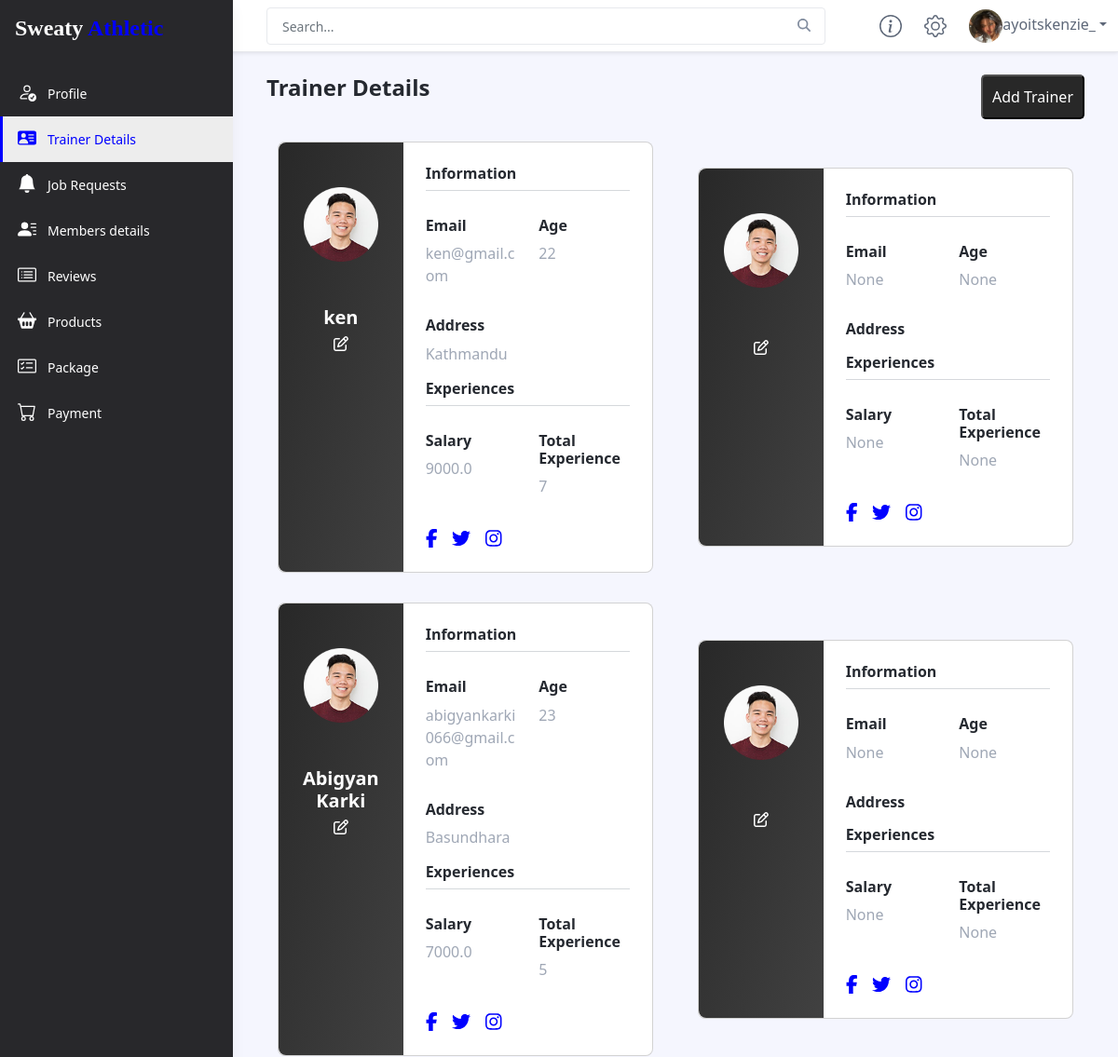
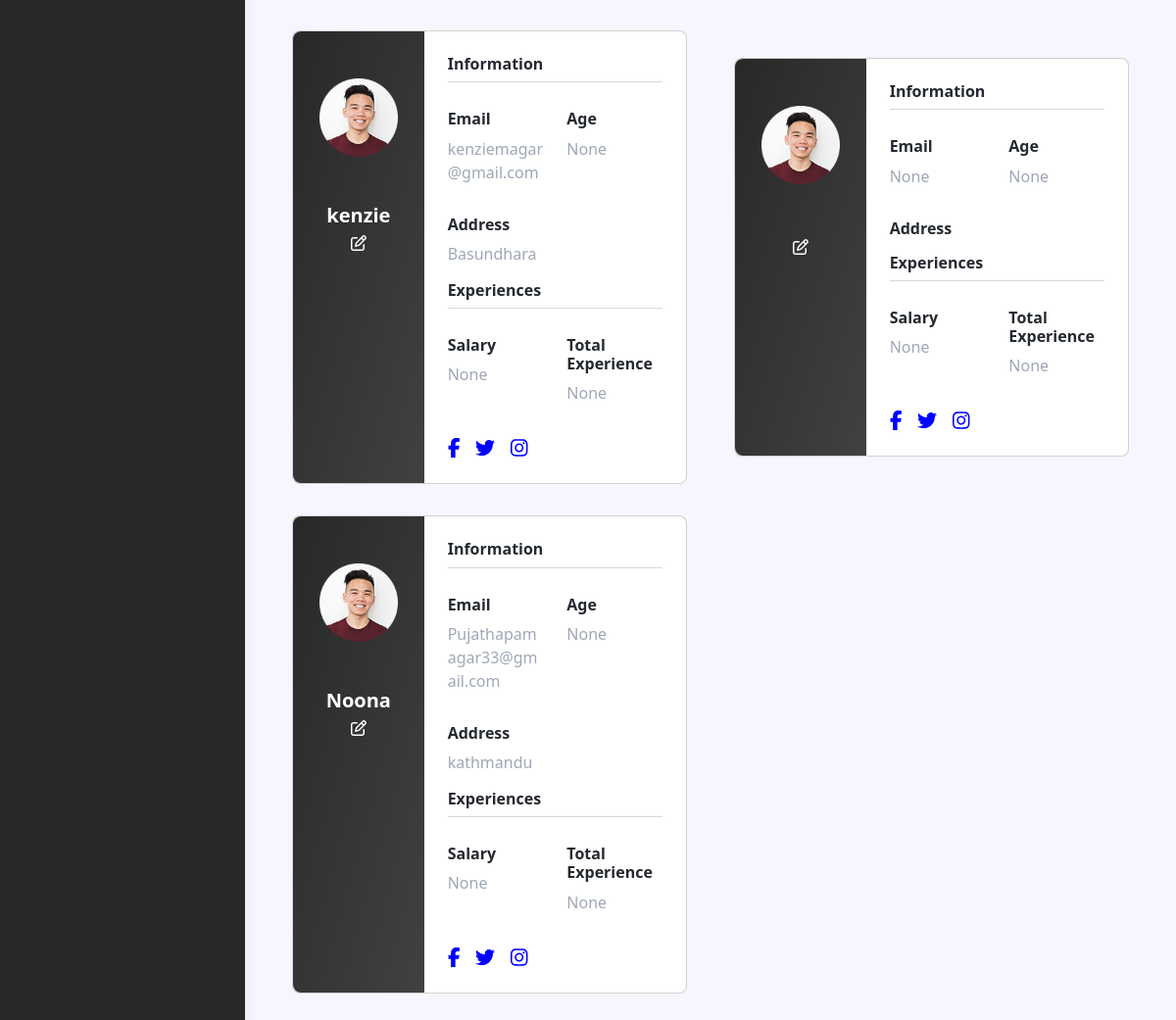
/admin_dashboard/trainer_details/ (signed in), run on the app's committed database (2 pictures, top to bottom).
### accounts/models.py (models this page shows, shortened)
class CustomUser(AbstractBaseUser):
    User_Choices = (
        ("Trainer","Trainer"),
        ("Admin","Admin"),
        ("Customer","Customer")
    )
    id = models.AutoField(primary_key=True,unique=True)
    username = models.CharField(unique=True,max_length=50, verbose_name="Username")
    date_joined = models.DateTimeField(default=datetime.datetime.now)
    user_type = models.CharField(max_length = 20,choices = User_Choices,default = "Customer", verbose_name="User Type")
    is_staff = models.BooleanField(default=False)
    is_active = models.BooleanField(default=True)
    is_superuser = models.BooleanField(default=False)
    profile_image = models.ImageField(upload_to='media/profile_image/',null=True,blank=True,verbose_name='Profile Image')
    USERNAME_FIELD = "username"
    REQUIRED_FIELDS = ['user_type']
    objects = CustomUserManager()
    def __str__(self):
        return self.username

class Trainer_Details(models.Model):
    User = models.ForeignKey(CustomUser,on_delete=models.CASCADE,related_name='Trainer_Details')
    Name = models.CharField(max_length=100,verbose_name="Name",null=False)
    Age = models.IntegerField(null=True,verbose_name="Age")
    Email = models.CharField(max_length=50,null=True,blank=True,verbose_name="Email")
    Address = models.TextField()
    Experience = models.IntegerField(null=True,verbose_name="Experience")
    Salary = models.FloatField(null=True,blank=True)
    Customer = models.ManyToManyField(Customer_Details,blank=True,related_name='Customer')
    facebook = models.URLField(verbose_name='facebook',blank=True,null=True)
    twitter = models.URLField(verbose_name='Twitter',blank=True,null=True)
    instagram = models.URLField(verbose_name='Instagram',blank=True,null=True)

### appadmin/views.py (the view)
# urls.py: path('trainer_details/',views.trainer_details),
@login_required(login_url='/login/')
def trainer_details(request):
    trainer = Trainer_Details.objects.all()
    return render(request,'admin_dashboard/trainer_details.html',{'act1':'active','trainers':trainer})

### templates/admin_dashboard/trainer_details.html (shortened to what this page needs)
{% include 'admin_dashboard/upper.html' %}
<div class="app-wrapper">
    <div class="app-content pt-3 p-md-3 p-lg-4">
        <div class="container-xl">
            <div class="position-relative mb-3">
                <div class="row g-3 justify-content-between">
                    <div class="col-auto">
                        <h1 class="app-page-title mb-0">Trainer Details</h1>
                    </div>
                    <div class="col-auto">
                        <div class=" page-utilities sbtn">
                            <a href="/admin_dashboard/trainer_details/add_trainer/"><button class="btn1">Add Trainer</button></a>
                        </div>
                    </div>
                </div>
            </div>
            <div class="row">
                {% for i in trainers %}
                    <section class="col-lg-6">
                        <div class="container py-2 h-100">
                        <div class="row d-flex justify-content-center align-items-center h-100">
                            <div class="col col-lg-6 mb-4 mb-lg-0 pcard">
                            <div class="card mb-3" style="border-radius: .5rem;">
                                <div class="row g-0">
                                <div class="col-md-4 gradient-custom text-center text-white"
                                    style="border-top-left-radius: .5rem; border-bottom-left-radius: .5rem;">
                                    <img src="/static/customer_dashboard/images/profiles/profile-4.png"
                                    alt="Avatar" class="img-fluid my-5" style="width: 80px;" />
                                    <h5 class="text-white">{{i.Name}}</h5>
                                    <a href="/admin_dashboard/trainer_details/edit" class="text-white"><i class="far fa-edit mb-5"></i></a>
                                </div>
                                <div class="col-md-8">
                                    <div class="card-body p-4">
                                    <h6>Information</h6>
                                    <hr class="mt-0 mb-4">
                                    <div class="row pt-1">
                                        <div class="col-6 mb-3">
                                        <h6>Email</h6>
                                        <p class="text-muted">{{i.Email}}</p>
                                        </div>
                                        <div class="col-6 mb-3">
                                        <h6>Age</h6>
                                        <p class="text-muted">{{i.Age}}</p>
                                        </div>
                                    </div>
                                    <div class="mb-3">
                                        <h6>Address</h6>
                                        <p class="text-muted">{{i.Address}}</p>
                                        </div>
                                    <h6>Experiences</h6>
                                    <hr class="mt-0 mb-4">
                                    <div class="row pt-1">
                                        <div class="col-6 mb-3">
                                        <h6>Salary</h6>
                                        <p class="text-muted">{{i.Salary}}</p>
                                        </div>
                                        <div class="col-6 mb-3">
                                        <h6>Total Experience</h6>
                                        <p class="text-muted">{{i.Experience}}</p>
                                        </div>
                                    </div>
                                    <div class="socio d-flex justify-content-start">
                                        <a href="#!"><i class="fab fa-facebook-f fa-lg me-3"></i></a>
                                        <a href="#!"><i class="fab fa-twitter fa-lg me-3"></i></a>
                                        <a href="#!"><i class="fab fa-instagram fa-lg"></i></a>
                                    </div>
                                    </div>
                                </div>
                                </div>
                            </div>
                            </div>
                        </div>
                        </div>
                    </section>
                {% endfor %}
            </div>
        </div>
    </div>
</div>
</body>
</html>

### templates/admin_dashboard/upper.html (shortened to what this page needs)
{% load static %}
<!DOCTYPE html>
<html lang="en">
<head>
    <link id="theme-style" rel="stylesheet" href="{% static 'customer_dashboard/css/portal.css' %}">
</head>
<body class="app">
    <header class="app-header fixed-top">
        <div class="app-header-inner">
	        <div class="container-fluid py-2">
		        <div class="app-header-content">
		            <div class="row justify-content-between align-items-center">
		            <div class="app-search-box col">
		                <form class="app-search-form">
							<input type="text" placeholder="Search..." name="search" class="form-control search-input">
							<button type="submit" class="btn search-btn btn-primary" value="Search"><i class="fas fa-search"></i></button>
				        </form>
		            </div>
		            <div class="app-utilities col-auto">
						<div class="app-utility-item">
				            <a href="#" title="Help">
					        </a>
					    </div>
			            <div class="app-utility-item">
				            <a href="#" title="Settings">
					        </a>
					    </div>
			            <div class="app-utility-item app-user-dropdown dropdown">
							{%if request.user.profile_image  %}
				            	<a class="dropdown-toggle" id="user-dropdown-toggle" data-bs-toggle="dropdown" href="#" role="button" aria-expanded="false"><img class="profile-image" src="{{request.user.profile_image.url}}" alt="user profile">{{request.user}}</a>
							{% endif %}
			            </div>
		            </div>
		        </div>
	            </div>
	        </div>
        </div>
        <div id="app-sidepanel" class="app-sidepanel">
	        <div class="sidepanel-inner d-flex flex-column">
		        <div class="app-branding">
		            <a class="app-logo"><a class="navbar-brand"><h2 style="font-size: 1.5rem;font-family: 'Dancing Script', cursive;color: white;">Sweaty <span style="color:blue">Athletic</span></h2></a></a>
		        </div>
			    <nav id="app-nav-main" class="app-nav app-nav-main flex-grow-1">
				    <ul class="app-menu list-unstyled accordion" id="menu-accordion">
						<li class="nav-item">
					        <a class="nav-link {{act}}" href="/admin_dashboard/">
						        <span class="nav-icon">
						         </span>
		                         <span class="nav-link-text">Profile</span>
					        </a>
					    </li>
					    <li class="nav-item">
					        <a class="nav-link {{act1}}" href="/admin_dashboard/trainer_details/">
						        <span class="nav-icon">
						         </span>
		                         <span class="nav-link-text">Trainer Details</span>
					        </a>
					    </li>
						<li class="nav-item">
					        <a class="nav-link {{act6}}" href="/admin_dashboard/job_request/">
						        <span class="nav-icon">
									<svg xmlns="http://www.w3.org/2000/svg" width="16" height="16" fill="currentColor" class="bi bi-bell-fill" viewBox="0 0 16 16">
										<path d="M8 16a2 2 0 0 0 2-2H6a2 2 0 0 0 2 2zm.995-14.901a1 1 0 1 0-1.99 0A5.002 5.002 0 0 0 3 6c0 1.098-.5 6-2 7h14c-1.5-1-2-5.902-2-7 0-2.42-1.72-4.44-4.005-4.901z"/>
									  </svg>
						         </span>
		                         <span class="nav-link-text">Job Requests</span>
					        </a>
					    </li>
					    <li class="nav-item">
					        <a class="nav-link {{act2}}" href="/admin_dashboard/Members_details/">
						        <span class="nav-icon">
						         </span>
		                         <span class="nav-link-text">Members details</span>
					        </a>
					    </li>
					    <li class="nav-item">
					        <a class="nav-link {{act3}}" href="/admin_dashboard/Reviews">
						        <span class="nav-icon">
						         </span>
		                         <span class="nav-link-text">Reviews</span>
					        </a>
					    </li>
					    <li class="nav-item">
					        <a class="nav-link {{act4}}" href="/admin_dashboard/Products/">
						        <span class="nav-icon">
						         </span>
		                         <span class="nav-link-text">Products</span>
					        </a>
					    </li>
						<li class="nav-item">
					        <a class="nav-link {{act7}}" href="/admin_dashboard/package/">
						        <span class="nav-icon">
						         </span>
		                         <span class="nav-link-text">Package</span>
					        </a>
					    </li>
					    <li class="nav-item">
					        <a class="nav-link {{act5}}" href="/admin_dashboard/payment/">
						        <span class="nav-icon">
						         </span>
		                         <span class="nav-link-text">Payment</span>
					        </a>
					    </li>
				    </ul>
			    </nav>
	        </div>
	    </div>
    </header>

### templates/admin_dashboard/upper.html (style rules this page uses)
.navbar-brand { color: white; font-family: 'Dancing Script', cursive; font-size: 1rem; }

### templates/admin_dashboard/trainer_details.html (style rules this page uses)
.gradient-custom { background: #282828; background: -webkit-linear-gradient(to right bottom, #282828, #414141); background: linear-gradient(to right bottom,#282828, #414141) }
.pcard { width: 37rem; }
.btn1 { background: #282828 ; color: white; border-radius: 5px; padding: 10px; }
.socio a { color: blue; }

### data on the page
CustomUser: user.profile_image (picture), user "ayoitskenzie_"
Trainer_Details: Name "ken", Email "ken@gmail.com", Age "22", Address "Kathmandu", Salary "9000.0", Experience "7"
Trainer_Details: Email "None", Age "None", Salary "None", Experience "None"
Trainer_Details: Name "Abigyan Karki", Email "abigyankarki066@gmail.com", Age "23", Address "Basundhara", Salary "7000.0", Experience "5"
Trainer_Details: Email "None", Age "None", Salary "None", Experience "None"
Trainer_Details: Name "kenzie", Email "kenziemagar@gmail.com", Age "None", Address "Basundhara", Salary "None", Experience "None"
Trainer_Details: Email "None", Age "None", Salary "None", Experience "None"
Trainer_Details: Name "Noona", Email "Pujathapamagar33@gmail.com", Age "None", Address "kathmandu", Salary "None", Experience "None"
